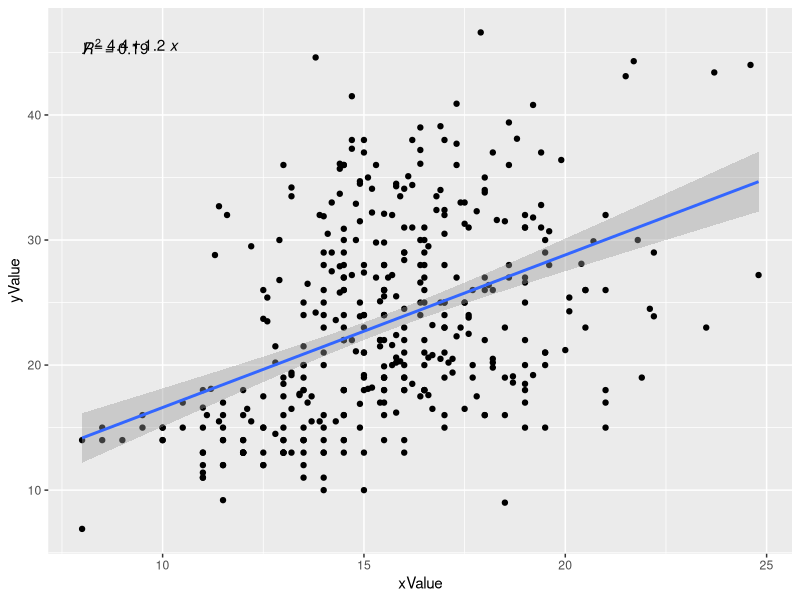
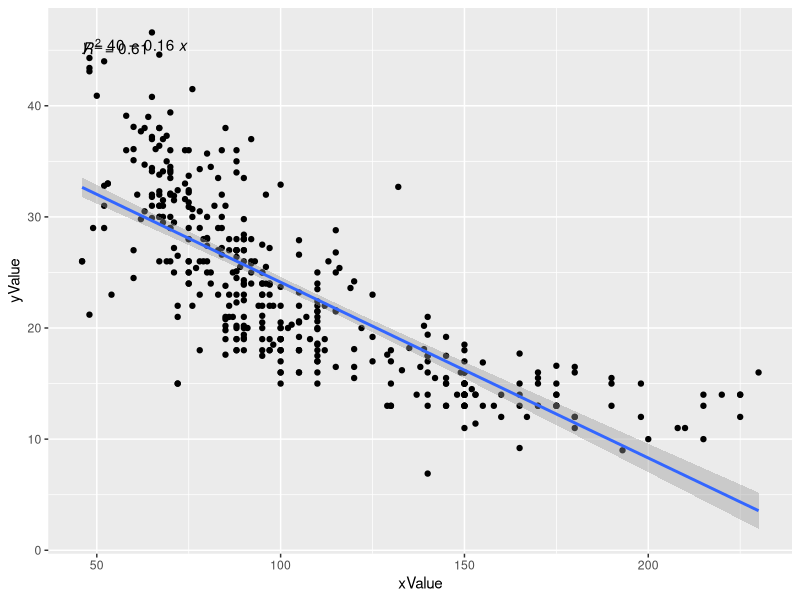
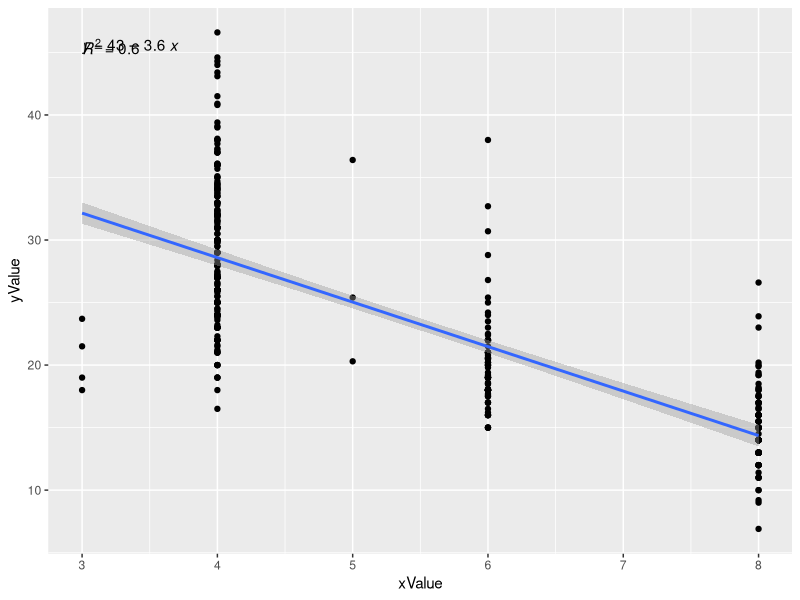
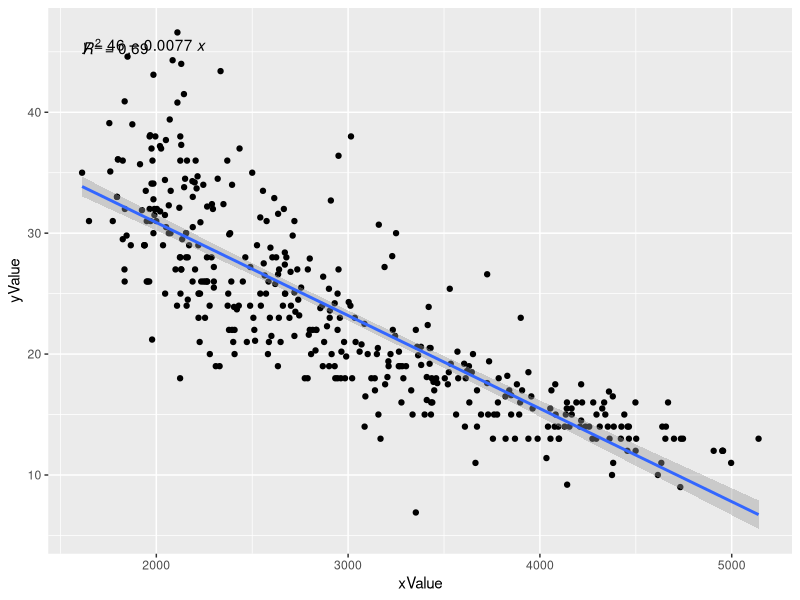
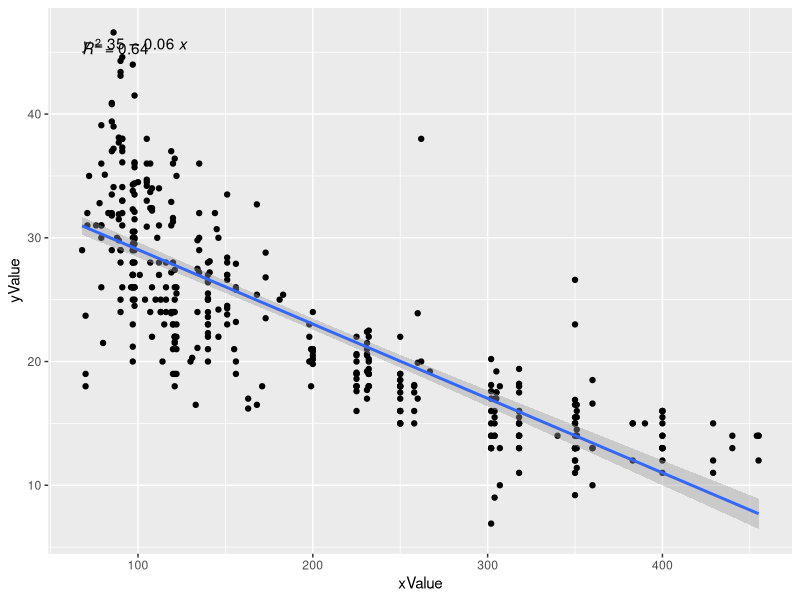
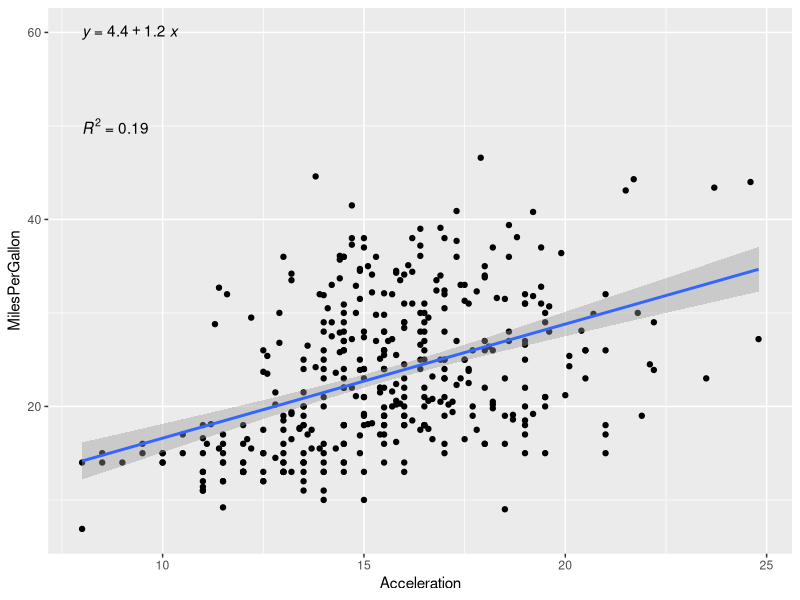
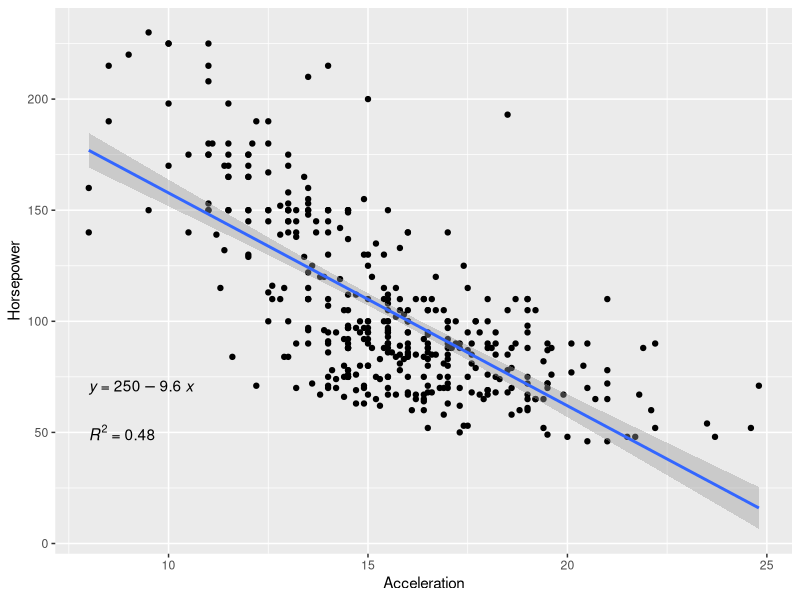
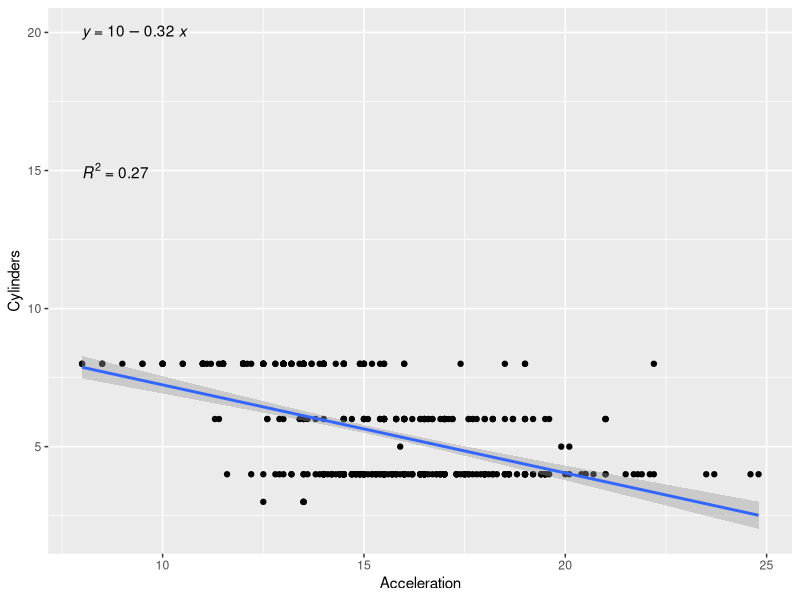

Here is the R script that generated these plots, in order:
#Libraries:
library(readr) #Reader for csv.
library(ggplot2) #GGplot for graphs
library(ggpubr) #Regression and R^2

#Reading Data
cars <- read_csv("cars.csv")

#Quick summary of data set
summary(cars)

#View Dataset raw data
View(cars)

#Variables
Acceleration<-cars$Acceleration
MilesPerGallon <- cars$MPG
Horsepower<-cars$Horsepower
Weight<-cars$Weight
Displacement<-cars$Displacement
Cylinders<-cars$Cylinders

#Function to plot
ggPlotFunction <- function(xValue, yValue) {
  ggplot(data=cars, aes(x=xValue, y=yValue)) + geom_point() +
    geom_smooth(method = lm) +
    stat_regline_equation(aes(label = ..eq.label..)) +  
    stat_regline_equation(aes(label = ..rr.label..))
}

#Plots using ggplot
#Correlation between Acceleration and MPG
ggPlotFunction(Acceleration, MilesPerGallon)
ggPlotFunction(Horsepower, MilesPerGallon)
ggPlotFunction(Cylinders, MilesPerGallon)
ggPlotFunction(Weight, MilesPerGallon)
ggPlotFunction(Displacement, MilesPerGallon)

ggplot(data=cars, aes(x=Acceleration, y=MilesPerGallon)) + geom_point() +
geom_smooth(method = lm) +
  stat_regline_equation(label.y = 60, aes(label = ..eq.label..)) +  
  stat_regline_equation(label.y = 50, aes(label = ..rr.label..))

#Correlation between Acceleration and Horsepower
ggplot(data=cars, aes(x=Acceleration, y=Horsepower)) + geom_point() + 
  geom_smooth(method = lm) +
  stat_regline_equation(label.y = 70, aes(label = ..eq.label..)) + 
  stat_regline_equation(label.y = 50, aes(label = ..rr.label..))

#Correlation between Acceleration and Cylinders
ggplot(data=cars, aes(x=Acceleration, y=Cylinders)) + geom_point() + 
  geom_smooth(method = lm) +
  stat_regline_equation(label.y = 20, aes(label = ..eq.label..)) + 
  stat_regline_equation(label.y = 15, aes(label = ..rr.label..))

#Correlation between Acceleration and Weight
ggplot(data=cars, aes(x=Acceleration, y=Weight)) + geom_point() + 
  geom_smooth(method = lm) +
  stat_regline_equation(label.y = 900, aes(label = ..eq.label..)) + 
  stat_regline_equation(label.y = 800, aes(label = ..rr.label..))

#Correlation between Acceleration and Displacement
ggplot(data=cars, aes(x=Acceleration, y=Displacement)) + geom_point() + 
  geom_smooth(method = lm) +
  stat_regline_equation(label.y = 750, aes(label = ..eq.label..)) + 
  stat_regline_equation(label.y = 700, aes(label = ..rr.label..))
